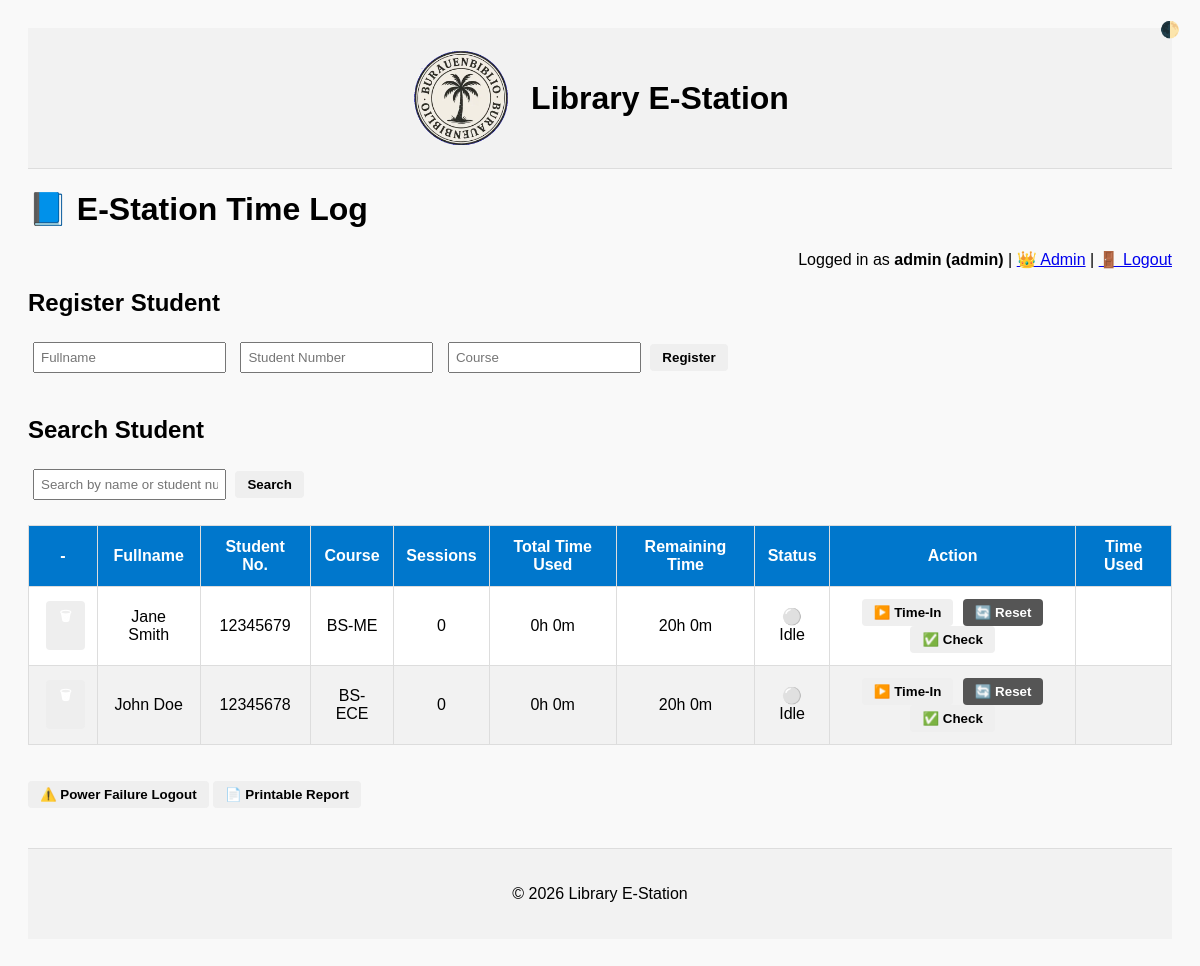
The page /index.php (signed in) on the database its author committed.
### tables this page shows
CREATE TABLE `students` (
  `id` int(11) NOT NULL AUTO_INCREMENT,
  `fullname` varchar(100) DEFAULT NULL,
  `student_number` varchar(20) DEFAULT NULL,
  `course` varchar(50) DEFAULT NULL,
  `total_time_minutes` int(11) DEFAULT '0',
  `session_count` int(11) NOT NULL DEFAULT '0',
  PRIMARY KEY (`id`),
  UNIQUE KEY `student_number` (`student_number`)
);

### index.php (the view, shortened to what this page needs)
<?php
include('db/db.php');
$settings_result = $conn->query("SELECT * FROM settings");
$settings = [];
while ($row = $settings_result->fetch_assoc()) {
    $settings[$row['setting_key']] = $row['setting_value'];
}
$checkedSessionId = isset($_POST['check_time']) && isset($_POST['session_id']) ? $_POST['session_id'] : null;
?>
<!DOCTYPE html>
<html>
<head>
    <link rel="stylesheet" href="assets/css/style.css">
    <link rel="stylesheet" href="assets/css/dark-mode.css">
</head>
<body>
    <div id="theme-switcher">🌓</div>
    <div class="header">
        <img src="uploads/<?= $settings['school_logo'] ?? 'logo.png' ?>" alt="School Logo">
        <h1><?= $settings['school_name'] ?? 'E-Station School' ?></h1>
    </div>
<h1>📘 E-Station Time Log</h1>
<p style="text-align:right;">
    Logged in as <strong><?= $_SESSION['staff'] ?> (<?= $_SESSION['role'] ?>)</strong> |
    <?php if ($_SESSION['role'] === 'admin'): ?>
        <a href="admin.php">👑 Admin</a> |
    <?php endif; ?>
    <a href="logout.php">🚪 Logout</a>
</p>
<form method="post">
    <h2>Register Student</h2>
    <input name="fullname" placeholder="Fullname" required>
    <input name="student_number" placeholder="Student Number" required>
    <input name="course" placeholder="Course" required>
    <button name="register">Register</button>
</form>
<form method="get">
    <h2>Search Student</h2>
    <input name="query" placeholder="Search by name or student number">
    <button>Search</button>
</form>
<?php
$search = isset($_GET['query']) ? "%" . $_GET['query'] . "%" : "%";
$stmt = $conn->prepare("SELECT * FROM students WHERE fullname LIKE ? OR student_number LIKE ?");
$stmt->bind_param("ss", $search, $search);
$stmt->execute();
$result = $stmt->get_result();
?>
<table>
    <thead>
        <tr>
            <th>-</th>
            <th>Fullname</th>
            <th>Student No.</th>
            <th>Course</th>
            <th>Sessions</th>
            <th>Total Time Used</th>
            <th>Remaining Time</th>
            <th>Status</th>
            <th>Action</th>
            <th>Time Used</th>
        </tr>
    </thead>
    <tbody>
<?php
        while ($row = $result->fetch_assoc()) {
            $sid = $row['id'];
            $active = $conn->query("SELECT * FROM sessions WHERE student_id=$sid AND time_out IS NULL")->fetch_assoc();
            $used = $row['total_time_minutes'];
            $MAX_MINUTES = MAX_USAGE_MINUTES;
            $remaining = max(0, $MAX_MINUTES - $used);
            if ($used >= $MAX_MINUTES) {
                $status = "🚫 Blocked";
            } elseif ($active) {
                $status = "🟢 Active";
            } else {
                $status = "⚪ Idle";
            }
            echo "<tr>";
            if ($_SESSION['role'] === 'admin') {
                echo "<td><form method='post' style='display:inline' onsubmit=\"return confirm('Are you sure you want to delete this student?');\">
                        <input type='hidden' name='delete_id' value='$sid'>
                        <button name='delete' class='delete-btn'>🗑 ️</button>
                </form></td>";
            } else {
                echo "<td></td>";
            }
            echo "<td>{$row['fullname']}</td>";
            echo "<td>{$row['student_number']}</td>";
            echo "<td>{$row['course']}</td>";
            echo "<td>{$row['session_count']}</td>";
            echo "<td>" . floor($used/60) . "h " . ($used%60) . "m</td>";
            echo "<td>" . floor($remaining/60) . "h " . ($remaining%60) . "m</td>";
            echo "<td>$status</td>";
            echo "<td>";
            $timeUsed = '';
            if ($active) {
                echo "<form data-session-id='" . $active['id'] . "' class='timeout-form' method='post' style='display:inline'>
                        <input type='hidden' name='session_id' value='" . $active['id'] . "'>
                        <button name='timeout' class='timeout-btn'>⏹️ Time-Out</button>
                </form>";
                if (isset($checkedSessionId) && $active['id'] == $checkedSessionId) {
                    $check_stmt = $conn->prepare("SELECT time_in FROM sessions WHERE student_id = ? AND time_out IS NULL ORDER BY time_in DESC LIMIT 1");
                    $check_stmt->bind_param("i", $active['student_id']);
                    $check_stmt->execute();
                    $check_result = $check_stmt->get_result();
                    if ($check_row = $check_result->fetch_assoc()) {
                        $timeIn = new DateTime($check_row['time_in']);
                        $now = new DateTime();
                        $interval = $timeIn->diff($now);
                        $timeUsed = $interval->format('%h hrs %i mins %s secs');
                    } else {
                        $timeUsed = "N/A";
                    }
                }
            } else {
                if ($used >= MAX_USAGE_MINUTES) {
                    echo "<span style='color: red; font-weight: bold'>🚫 Blocked</span>";
                } else {
                    echo "<form method='post' style='display:inline'>
                            <input type='hidden' name='student_id' value='$sid'>
                            <button name='timein'>▶️ Time-In</button>
                    </form>";
                }
            }
?>
            <?php if ($_SESSION['role'] === 'admin'): ?>
                <form method='post' style='display:inline' onsubmit="return confirm('⚠️ Are you sure you want to RESET TOTAL USAGE TIME?')">
                    <button name='reset' class='reset-btn'>🔄 Reset</button>
                </form>
            <?php endif; ?>
            <form method="post" style="display:inline">
                <button type="submit" name="check_time">✅ Check</button>
            </form>
<?php
            echo "</td>";
            echo "<td>$timeUsed</td>";
            echo "</tr>";
        }
?>
    </tbody>
</table>
<br><br>
<button id="power-failure-trigger" >⚠️ Power Failure Logout</button>
<a href="print_report.php" target="_blank">
    <button>📄 Printable Report</button>
</a>
    <div class="footer">
        <p>&copy; <?= date('Y') ?> <?= $settings['school_name'] ?? 'E-Station School' ?></p>
    </div>
</body>
</html>

### assets/css/style.css (style rules this page uses)
body { font-family: sans-serif; background: #f9f9f9; padding: 20px; }
form { margin-bottom: 20px; }
input { margin: 5px; padding: 6px; }
button { padding: 6px 12px; cursor: pointer; }
table { width: 100%; border-collapse: collapse; background: #fff; margin-top: 20px; }
th, td { padding: 12px; border: 1px solid #ddd; text-align: center; }
th { background-color: #0077cc; color: white; }
tr:nth-child(even) { background-color: #f2f2f2; }
button { padding: 6px 12px; cursor: pointer; border: none; border-radius: 4px; font-weight: bold; }
form { margin: 0; display: inline; }
.reset-btn { background-color: #555; color: #fff; margin-left: 5px; }
.delete-btn { background-color: #eee; color: white; margin-left: 5px; }
.header { display: flex; align-items: center; justify-content: center; padding: 20px; background-color: #f2f2f2; border-bottom: 1px solid #ddd; }
.header img { width: 100px; height: 100px; margin-right: 20px; }
.header h1 { margin: 0; }
.footer { text-align: center; padding: 20px; margin-top: 40px; background-color: #f2f2f2; border-top: 1px solid #ddd; }
#theme-switcher { position: fixed; top: 20px; right: 20px; cursor: pointer; }

### rows shown on the page
students: fullname "Jane Smith", student_number "12345679", course "BS-ME", session_count "0", floor($used/60) "0", $used%60 "0", floor($remaining/60) "20", $remaining%60 "0", total_time_minutes "⚪ Idle"
students: fullname "John Doe", student_number "12345678", course "BS-ECE", session_count "0", floor($used/60) "0", $used%60 "0", floor($remaining/60) "20", $remaining%60 "0", total_time_minutes "⚪ Idle"

### other values the page prints
$settings['school_name'] "Library E-Station"
$_SESSION['staff'] "admin"
$_SESSION['role'] "admin"
